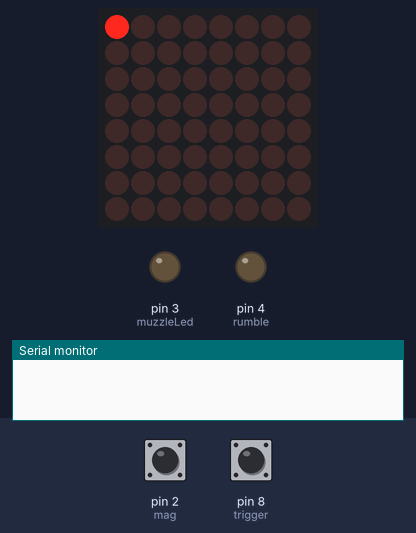
Bench run of a sketch on a simulated Arduino Uno, built with avr-gcc and run on an emulated ATmega328P. Parts: 8×8 LED matrix, output pins drawn as LEDs (lit = HIGH), the last lines printed to the serial monitor. Inputs (shaded band) come from the test bench; at power-on: pin 2 (mag) HIGH, pin 8 (trigger) HIGH. Storage starts empty; the audio player accepts every command and is not drawn.

Above: at 1.2 s.
1.3 s: pin 2 (mag) pulled LOW for 0.15 s
At 1.65 s:
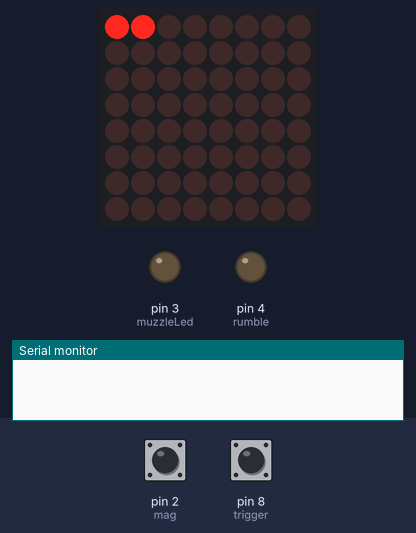
2.0 s: pin 8 (trigger) pulled LOW for 1 s
At 4.0 s:
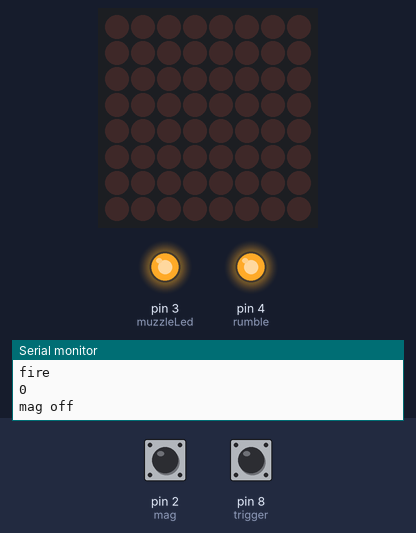
4.5 s: pin 8 (trigger) pulled LOW for 0.15 s
At 5.5 s:
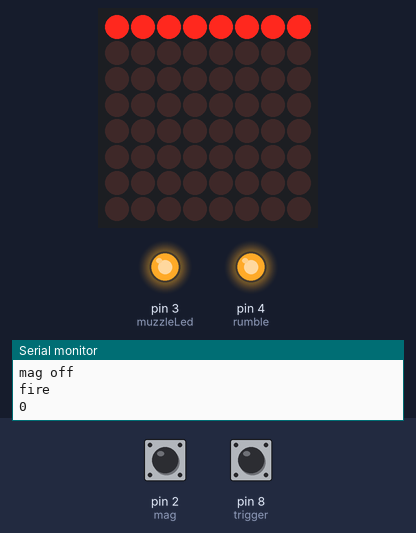
6.1 s: pin 2 (mag) pulled LOW for 1 s
At 7.45 s:
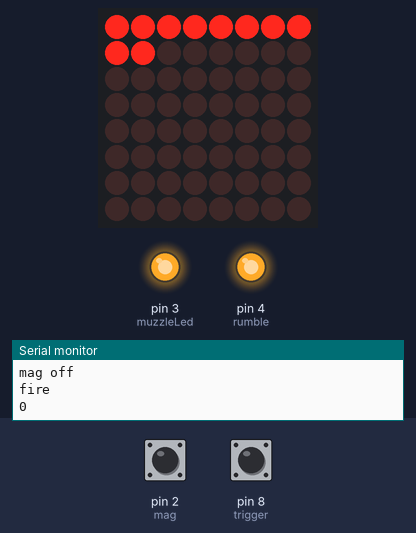
7.7 s: pin 8 (trigger) pulled LOW for 3.2 s
At 9.4 s:
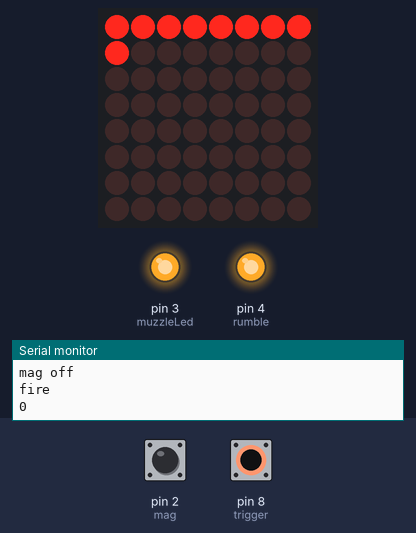
12.4 s: pin 2 (mag) pulled LOW for 3.2 s
At 12.89 s:
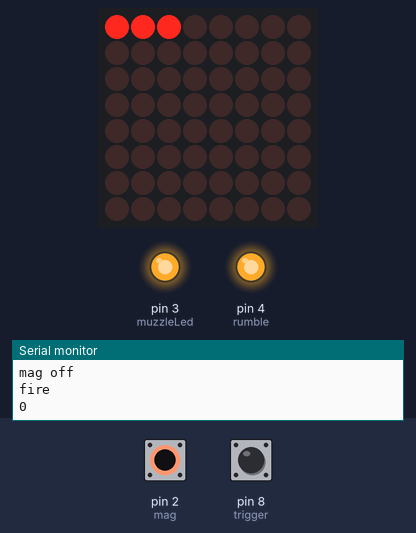
Timing chart, 0 to 15.4 s (numbered marks = the images above; inputs shaded):
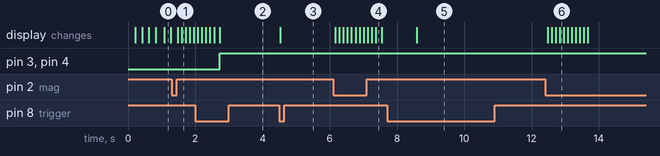

The sketch:

blaster_leds5.1.ino
```cpp
/* Project: DC-15A/S Lights and Sound
 * by Craig Ball
 *
 * LED bar control code taken from bratan @ http://www.instructables.com/id/Controlling-simple-LED-Bar-Graph-with-Arduino/
 *
 * Started 28 Jul 16
 *
 */

#include <Button.h>
#include <LedControl.h>
LedControl lc=LedControl(5,6,7,1);

#include <TMRpcm.h>
#include <SD.h>
#include <SPI.h>
#define SD_ChipSelectPin 10

TMRpcm tmrpcm;   // create an object for use in this sketch

#define MAX_LED 10 // Number of LEDs in bar graph array

// set pin numbers:
Button trigger(8);     // trigger on pin 8
Button mag(2);    // magazine loop on pin 2

const byte muzzleLed =  3;      // muzzle LED on pin 3
const byte rumble = 4;    // rumble motor on pin 4

// variables will change:
float ammoCount = 0;     // variable for ammunition count
bool lowLed = true;

unsigned long fire = 0;
const int muzzleTime = 300;
const int rumbleTime = 600;

unsigned long lastFlash = 0;
unsigned long lastLowPwr = 0;
const byte flashInterval = 200;
const int lowPwrWng = 10000;

void setup() {

  lc.shutdown(0,false);
  lc.setIntensity(0,12);
  lc.clearDisplay(0);

  pinMode(muzzleLed, OUTPUT);   // initialize the LED pin as an output
  trigger.begin();    // initialize the trigger button
  mag.begin();     // initialise the magazine loop
  pinMode(rumble, OUTPUT);    // set rumble motor as output
  Serial.begin(9600);     // serial for debugging and "stuff"

  SD.begin(SD_ChipSelectPin);
  tmrpcm.speakerPin = 9;
  tmrpcm.setVolume(4);

  //if (!SD.begin(SD_ChipSelectPin)) {  // see if the card is present and can be initialized:
  //  Serial.println("SD fail");
  //  return;   // don't do anything more if not
  }

  //powerup();

  //}

void loop() {
  delay(50);

  // check if the trigger state is not still the same, it is pressed, rifle is not out of ammo
  // and the magazine is fitted:
  if (trigger.pressed() && mag.read() == Button::PRESSED) {
    if (ammoCount > 0) {
      weaponFire();   // weapon firing function

  digitalWrite(rumble, HIGH);
  digitalWrite(muzzleLed, HIGH);

  if (millis() - fire >= muzzleTime)  {
    digitalWrite(muzzleLed, LOW);
  }

  if (millis() - fire >= rumbleTime)  {
    digitalWrite(rumble, LOW);
  }

      Serial.println("fire");   // serial write for debugging
      Serial.println(mag.read());
    }
    else {
      Serial.println("empty");
      emptyAmmo();  // out of ammo function
    }
  }

  if (ammoCount <= 2) {
    ammoLow();
  }

  if (mag.released()) {
    magOff();
  }

  if (mag.pressed()) {
    powerup();
  }

  else {
    }

}

void powerup() {
  delay(30);
  lc.clearDisplay(0);

  // startup display
  for(int i=0; i<11; i++) {
    LEDBarDisplay(i);
    delay(120);
    }

  ammoCount = 10;   // start with full ammo

  tmrpcm.play("powerup.wav");  // online audio

  Serial.println("powerup complete");
}

void magOff() {
  lc.clearDisplay(0);

  Serial.println("mag off");
  delay(1000);
}

void weaponFire() {
  ammoCount = ammoCount - 1;   //reduce ammo available by 1

  LEDBarDisplay(ammoCount);   // reduce the number of LEDs turned on

  tmrpcm.play("fire.wav");
/*
  digitalWrite(rumble, HIGH);
  digitalWrite(muzzleLed, HIGH);
  delay(100);
  digitalWrite(muzzleLed, LOW);
  delay(200);
  digitalWrite(rumble, LOW);
  */

  fire = millis();


}

void emptyAmmo() {
  // sound to indicate out of ammo

  Serial.println("out_of_ammo");
}

void ammo_reload() {
  ammoCount=10;
  Serial.println("reload");
}

void ammoLow()  {
 if (millis() - lastFlash >= flashInterval)  {
   if (ammoCount >1) {
    if (lowLed) {
     lowLed = false;
     lc.setLed(0,0,0,true);
     lc.setLed(0,0,1,true);
    }
    else  {
     lowLed = true;
     lc.setLed (0,0,0,false);
     lc.setLed(0,0,1,false);
    }
   }
   if (ammoCount <= 1) {
    if (lowLed) {
    lowLed = false;
    lc.setLed(0,0,0,true);
    }
    else  {
     lowLed = true;
     lc.setLed (0,0,0,false);
     }
    }

   lastFlash = millis();
  }

 if (millis() - lastLowPwr >= lowPwrWng)  {
  tmrpcm.play("powerlow.wav");
  lastLowPwr = millis();
 }
}

// --- Light up "mark" number of sequential LEDs in Bar Graph
void LEDBarDisplay(int mark) {
  if (mark < 0 || mark > MAX_LED) return; // Sanity check, cannot be more than max or less than 0 LEDs
  byte LEDBit=B11111111;
  if (mark <=8) { // First row (first 8 LEDs)
    LEDBit=LEDBit << (8-mark); // Shift bits to the left
    lc.setRow(0,0,LEDBit);  //Light up LEDs
    lc.setRow(0,1,B00000000); // Blank out second row
  }
  else { // Second row (LED 9-10)
   LEDBit=LEDBit << (16-mark); // Shift bits to the left. 16 is 8*row
   lc.setRow(0,0,B11111111);  //Light first 8 LEDs
   lc.setRow(0,1,LEDBit);
  }

}
```

Measured:
- after the input at 1.3 s, the display: first differs from a run without the input after 0.30 s (image 1)
- after the input at 2.0 s, pin 3 (muzzleLed), pin 4 (rumble): LOW → HIGH after 0.73 s
- after the input at 4.5 s, the display: changes at once (image 3)
- after the input at 6.1 s, the display: first changes after 0.06 s (image 4 shows a later state)
- after the input at 7.7 s, the display: changes after 0.89 s (image 5)
- after the input at 12.4 s, the display: first changes after 0.07 s (image 6 shows a later state)
